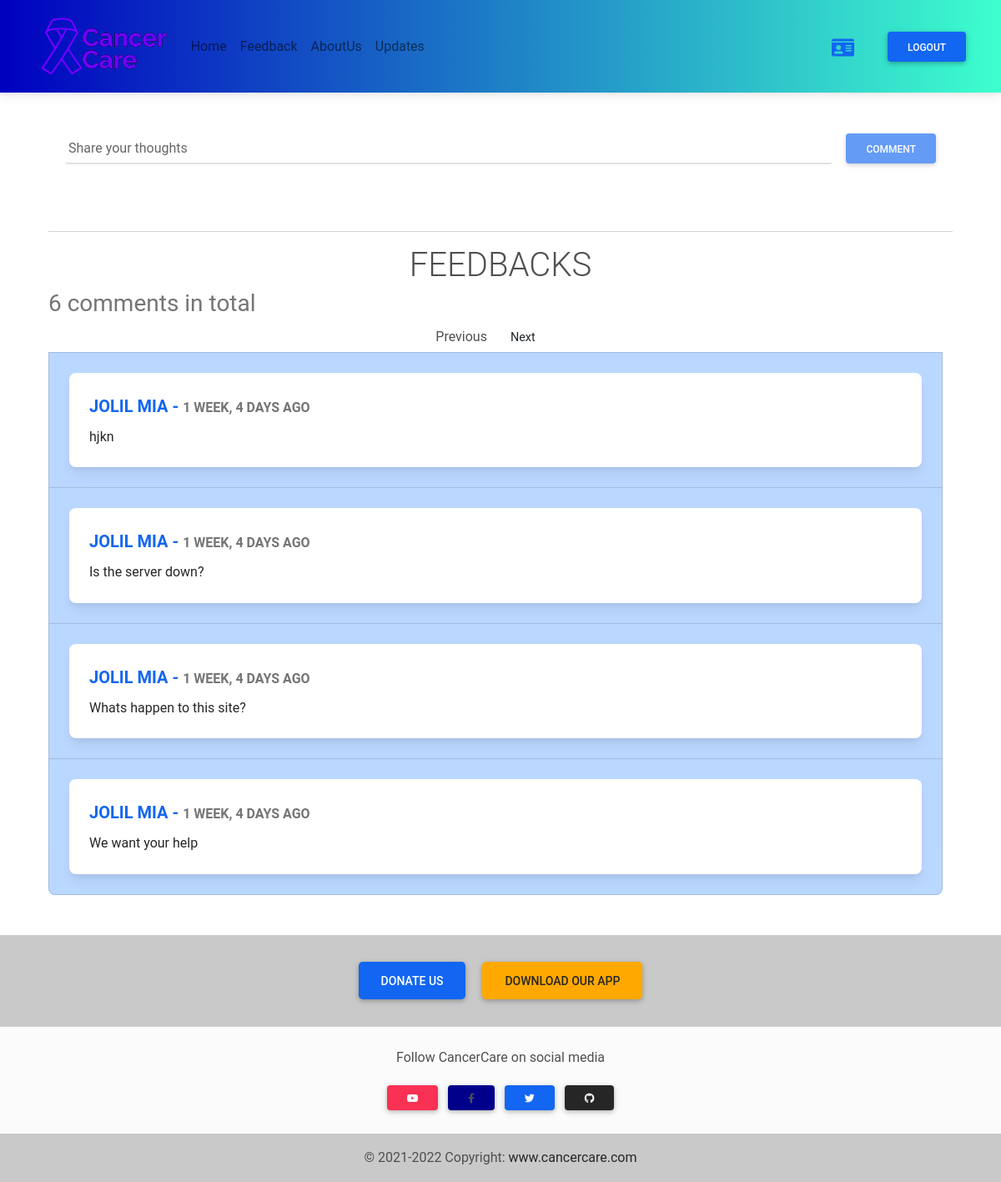
Page /forum/ (signed in) on the committed database.
### mainfeatures/models.py (models this page shows, shortened)
class Comment(models.Model):
    serial_no = models.AutoField(primary_key=True)
    body = models.CharField(max_length=256)
    user = models.ForeignKey(User,on_delete=models.CASCADE)
    parent = models.ForeignKey("self",on_delete=models.CASCADE, null=True)
    timestamp = models.DateTimeField(default=now)

### mainfeatures/views.py (the view)
# urls.py: path('forum/', forum, name='forum'),
def forum(request):
    comments = Comment.objects.all().order_by('-timestamp__date').order_by('-timestamp__time')
    comment_count = Comment.objects.all().count()
    paginator = Paginator(comments, 4)
    page_no = request.GET.get('page')
    page_obj = paginator.get_page(page_no)
    comobj = {
        'comments': page_obj,
        'count': comment_count
    }
    return render(request, 'mainfeatures/forum.html', {'comobj':comobj})

### mainfeatures/templates/mainfeatures/forum.html (shortened to what this page needs)
{% load static %}
{% load humanize %}
<html lang="en">
<head>
    <link rel="stylesheet" href="{% static 'mainfeatures/css/mdb.min.css' %}">
    <link rel="stylesheet" href="https://cdnjs.cloudflare.com/ajax/libs/animate.css/3.5.2/animate.min.css">
    <link rel="stylesheet" href="https://cdnjs.cloudflare.com/ajax/libs/font-awesome/6.0.0-beta3/css/all.min.css" />
</head>
<body>
    <nav class="navbar navbar-expand-lg navbar-light sticky" style="background: rgb(0,0,255); background-image: linear-gradient(90deg, rgba(0,0,128,0.5) 0%, rgba(61,255,206,1) 100%);">
        <div class="container">
            <a class="navbar-brand me-2" href="{%url 'home'%}">
            <img
                src="{%static 'aboutus/img/logo.png'%}"
                height="85px"
                weight="300px"
                alt=""
                loading="lazy"
                style="margin-top: -1px;"
            />
            </a>
            <div class="collapse navbar-collapse" id="navbarButtonsExample">
            <ul class="navbar-nav me-auto mb-2 mb-lg-0">
                <li class="nav-item hstack">
                <a class="nav-link navic" href="{% url 'home' %}">Home</a>
                <a class="nav-link navic" href="{% url 'forum' %}">Feedback</a>
                <a class="nav-link navic" href="{% url 'aboutus' %}">AboutUs</a>
                {% if user.is_authenticated %}<a class="nav-link navic" href="{% url 'updates' %}">Updates</a>{% endif %}
                </li>
            </ul>
            {% if user.is_authenticated %}
              <div class="d-flex align-items-center">
                  <a href="{% url 'profile' %}" class="btn btn-link me-3"><i class="fas fa-id-card fs-4"></i></a>
                  <a href="{% url 'logout' %}" class="btn btn-primary">Logout</a>
              </div>
            {% else %}
              <div class="d-flex align-items-center">
                  <a href="{% url 'login' %}" class="btn btn-link me-3">Login</a>
                  <a href="{% url 'signup' %}" class="btn btn-primary">Sign Up</a>
              </div>
            {% endif %}
            </div>
        </div>
    </nav>
    <div class="container my-5">
        <div class="row mx-3 my-3">
            <form action="{% url 'comment' %}" method="post" autocomplete="off">
                <div class="col-auto">
                    <div class="form-outline">
                        <div class="hstack">
                            <input type="textarea" class="form-control border-bottom border-2 mx-2"id="comment" name="comment">
                            <label for="comment" class="form-label">Share your thoughts</label>
                            <a href="{% url 'forum' %}" class="wow fadeInRight" id="acbtn"><button type="submit" class="btn btn-primary mx-2" id="cbtn">COMMENT</button></a>
                        </div>
                    </div>
                </div>
            </form>
        </div>
        <div class="row mx-3 my-2">
            <hr class="mt-5"/>
            <div class="d-flex justify-content-center wow zoomInDown"><div class="display-6">FEEDBACKS</div></div>
            <ul class="list-group">
                <div class="fs-3 text-muted">{{comobj.count}} comments in total</div>
                <nav class="container">
                    <div class="row">
                        {% if comobj.comments.has_other_pages %}
                            <ul class="pagination justify-content-center align-items-center">
                                {% if comobj.comments.has_previous %}
                                    <li class="page-item mx-2 activated"><a href="?page={{ comobj.comments.previous_page_number }}" class="page-link">Previous</a></li>
                                {% else %}
                                    <li class="disabled mx-2">Previous</li>
                                {% endif %}
                                {% if comobj.comments.has_next %}
                                    <li class="page-item mx-2 activated"><a href="?page={{ comobj.comments.next_page_number }}" class="page-link">Next</a></li>
                                {% else %}
                                    <li class="page-item disabled mx-2">Next</li>
                                {% endif %}
                            </ul>
                        {% endif %}
                    </div>
                </nav>
                {% for comment in comobj.comments %}
                    <li class="list-group-item py-4" style="background: #bad7ff;">
                        <div class="card wow fadeInUp">
                            <div class="card-body">
                                <div class="card-title"><div class="text-uppercase fs-5 text-primary fw-bold">{{comment.user.username}} - <span class="fs-6 text-muted">{{comment.timestamp | naturaltime }}</span></div></div>
                                <div class="card-text">{{comment.body}}</div>
                            </div>
                        </div>
                    </li>
                {% endfor %}
            </ul>
        </div>
    </div>
    <footer class="bg-light text-lg-start">
        <div class="py-4 text-center" style="background: rgba(0, 0, 0, 0.2);">
          <a role="button" class="btn btn-primary btn-lg m-2"
            href="#" rel="nofollow" target="_blank">
            Donate Us
          </a>
          <a role="button" class="btn btn-warning btn-lg m-2 text-dark" href="#" target="_blank">
            Download Our App
          </a>
        </div>
        <hr class="m-0" />
        <div class="text-center py-4 align-items-center">
          <p>Follow CancerCare on social media</p>
          <a href="https://www.youtube.com/" class="btn btn-danger m-1" role="button"
            rel="nofollow" target="_blank">
            <i class="fab fa-youtube"></i>
          </a>
          <a href="https://www.facebook.com/" class="btn m-1" role="button" rel="nofollow"
            target="_blank" style="background: #00008b;">
            <i class="fab fa-facebook-f"></i>
          </a>
          <a href="https://twitter.com/" class="btn btn-primary m-1" role="button" rel="nofollow"
            target="_blank">
            <i class="fab fa-twitter text-white"></i>
          </a>
          <a href="https://github.com/amitpress" class="btn btn-dark m-1" role="button" rel="nofollow"
            target="_blank">
            <i class="fab fa-github"></i>
          </a>
        </div>
        <div class="text-center p-3" style="background-color: rgba(0, 0, 0, 0.2);">
          © 2021-2022 Copyright:
          <a class="text-dark" href="https://cancercare.com/">www.cancercare.com</a>
        </div>
      </footer>
</body>
</html>

### mainfeatures/templates/mainfeatures/forum.html (style rules this page uses)
.sticky { position: -webkit-sticky; position: sticky !important; top: 0 !important; z-index: 5 !important; }

### rows in the picture
Comment: user.username "JOLIL MIA", timestamp "1 WEEK, 4 DAYS AGO", body "hjkn"
Comment: user.username "JOLIL MIA", timestamp "1 WEEK, 4 DAYS AGO", body "Is the server down?"
Comment: user.username "JOLIL MIA", timestamp "1 WEEK, 4 DAYS AGO", body "Whats happen to this site?"
Comment: user.username "JOLIL MIA", timestamp "1 WEEK, 4 DAYS AGO", body "We want your help"

### other values in the picture
{{ comobj.count }} "6"
